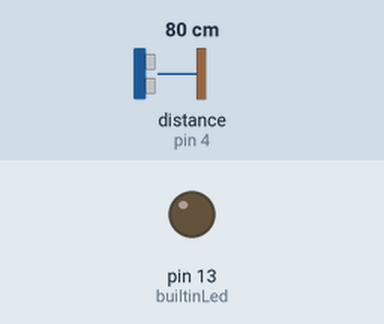
A sketch run on a simulated Arduino Uno, built with avr-gcc and run on an emulated ATmega328P. On the bench: output pins drawn as LEDs (lit = HIGH). Wiring (inferred from the names in the program): ultrasonic range finder: trigger pin 3; echo pin 4. The test bench sets the inputs (shaded band); at power-on: distance to the obstacle (sensor on pin 4) 80 cm. The echo pulse lasts 58.3 µs per cm; no radio packets arrive unless stated; pins used as bus, display or sensor lines are not drawn; what the sketch prints to the serial monitor is not drawn.

Above: at 1.2 s.
1.3 s: distance to the obstacle (sensor on pin 4) set to 49 cm
2.8 s: distance to the obstacle (sensor on pin 4) set to 46 cm
At 3.4 s:
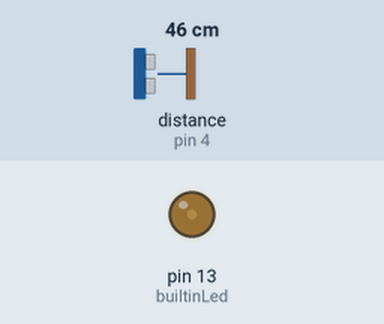
4.3 s: distance to the obstacle (sensor on pin 4) set to 2 cm
At 5.0 s:
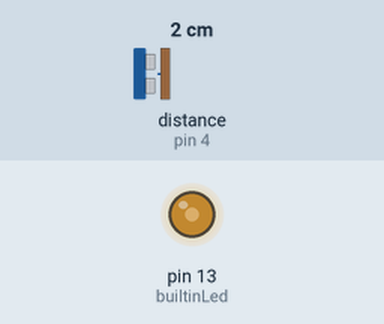
Timing chart, 0 to 7.3 s (numbered marks = the images above; inputs shaded):
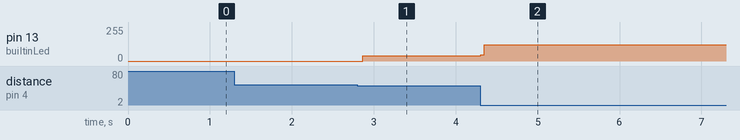

The sketch:

End_Node.ino
```cpp
/*
  This program is for the stop node. The algorithm sends a stop command
  to the start node to end data collection. The code is based on TMRh20's
  RF communication using interrupts.

  Augmented by: HyperChiicken
*/

#include <SPI.h>
#include "RF24.h"
#include <printf.h>

RF24 radio(9, 10);                  // set up nRF24L01 radio on SPI bus plus pins 9 & 10

uint8_t address[] = { "radio" };    // use the same address for both devices

/* Simple messages to represent a 'ping' and 'pong' */
uint8_t ping = 111;
uint8_t pong = 222;
int trigPin = 3;
int echoPin = 4;
int builtinLed = 13;
volatile uint32_t round_trip_timer = 0;

void setup() {
  pinMode(trigPin, OUTPUT);
  pinMode(echoPin, INPUT);
  pinMode(builtinLed, OUTPUT);
  Serial.begin(115200);
  Serial.println(F("STOP NODE"));
  //printf_begin();

  radio.begin();                  // Setup and configure rf radio

  /* Use dynamic payloads to improve response time */
  radio.enableDynamicPayloads();
  radio.openWritingPipe(address);             // communicates with devices with the same address
  radio.openReadingPipe(1, address);
  radio.startListening();
}

void loop() {
  int duration;
  int distance;

  digitalWrite(builtinLed, LOW);

  digitalWrite(trigPin, HIGH);
  delay(1);
  digitalWrite(trigPin, LOW);
  duration = pulseIn(echoPin, HIGH);
  distance = (duration / 2) / 29.1;           // in centimeters (search ultrasonic distance calculation for details)

  /* Send stop command if an object is detected within 45 cm. */
  if (distance <= 45 && distance >= 0) {
    digitalWrite(builtinLed, HIGH);
    radio.stopListening();
    round_trip_timer = micros();
    radio.write( &ping, sizeof(uint8_t), 0 );
  }
}
```

Measured:
- after the input at 1.3 s, every drawn part: stays the same
- after the input at 2.8 s, pin 13 (builtinLed): 0/255 → 41/255 after 0.07 s
- after the input at 4.3 s, pin 13 (builtinLed): 41/255 → 121/255 at once
